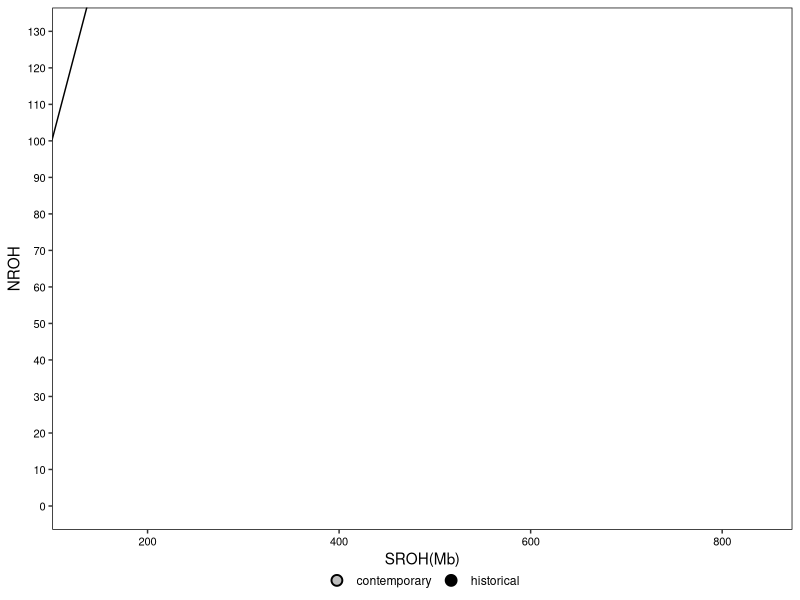
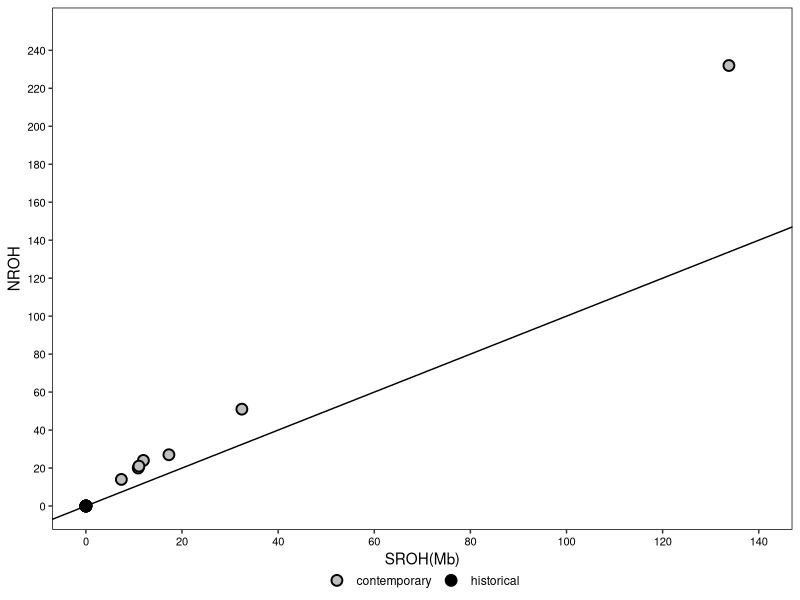
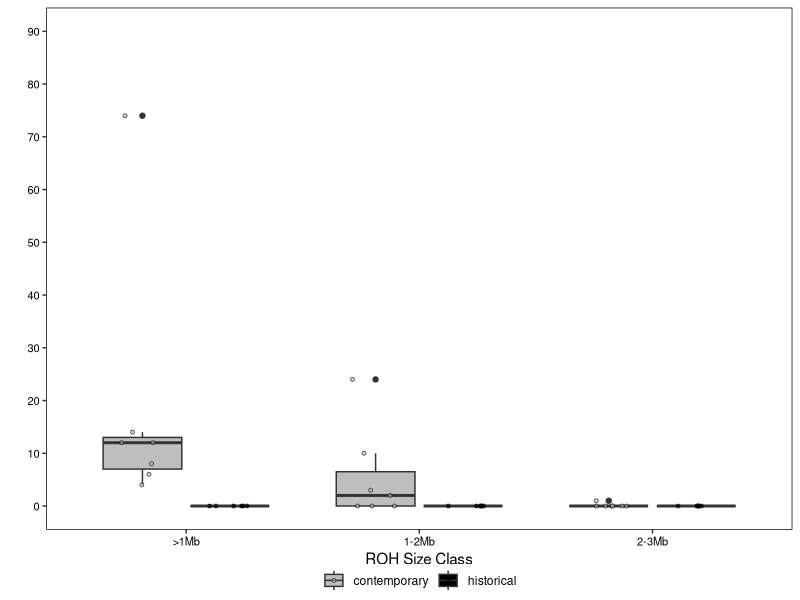

Here is the R script that generated these plots, in order:
## ---- chunk 1
knitr::opts_chunk$set(echo = TRUE)
## ---- chunk 2
knitr::opts_chunk$set(echo = TRUE)
library(ggplot2)
library(dplyr)
library(tidyr)
library(ggpubr)
library(reshape2)
## ---- chunk 3
setwd("/Users/abc6435/Desktop/KROH/data/roh")
het1_roh <- read.delim("plink_het1_ind.txt", header=FALSE, sep = " ")
het1_class <- read.delim("plink_het1.txt", header=FALSE, sep = " ")
het3_roh <- read.delim("plink_het3_ind.txt", header=FALSE, sep = " ")
het3_class <- read.delim("plink_het3.txt", header=FALSE, sep = " ")
## ---- chunk 4
#Het1
colnames(het1_roh) <- c("DROP", "DROP2", "ID", 
                        "DROP3", "NROH", "SROH",
                        "AVG", "DROP4")
het1_roh <- het1_roh[-1,c(3,5:7)]
rownames(het1_roh) <- NULL
het1_roh$POP <- "NA"
het1_roh[1:7,"POP"] <- "contemporary"
het1_roh[8:13,"POP"] <- "historical"
het1_roh[,2] <- as.numeric(het1_roh[,2])
het1_roh[,3] <- as.numeric(het1_roh[,3])
het1_roh[,4] <- as.numeric(het1_roh[,4])

#Het3
colnames(het3_roh) <- c("DROP", "DROP2", "ID", 
                        "DROP3", "NROH", "SROH",
                        "AVG", "DROP4")
het3_roh <- het3_roh[-1,c(3,5:7)]
rownames(het3_roh) <- NULL
het3_roh$POP <- "NA"
het3_roh[1:7,"POP"] <- "contemporary"
het3_roh[8:13,"POP"] <- "historical"
het3_roh[,2] <- as.numeric(het3_roh[,2])
het3_roh[,3] <- as.numeric(het3_roh[,3])
het3_roh[,4] <- as.numeric(het3_roh[,4])


#Het1  Class
het1_class <- het1_class[-1,c(2,10)]
colnames(het1_class) <- c("ID", "ROH_Kb")
het1_class$ROH_Mb <- as.numeric(het1_class$ROH_Kb)/1000

het1_0.5_1MB <- subset(het1_class, (ROH_Mb >= 0.5 & ROH_Mb<1.0))
het1_0.5_1MB$Class <- "<1Mb"

het1_1_2MB <- subset(het1_class, ROH_Mb>1.0)
het1_1_2MB$Class <- "1-2Mb"

het1_class <- rbind(het1_0.5_1MB, het1_1_2MB)[,c(1,4)]

het1_class <- het1_class %>%
  group_by(ID) %>%
  summarise(
    roh_0.5_1Mb = sum(Class == "<1Mb"),
    roh_1_2Mb = sum(Class == "1-2Mb")
    ) %>% as.data.frame()

hKIWA_het1 <- c("183195312","29779","383194","383202","383205","507264","507265")
hKIWA_df_het1 <- as.data.frame(cbind(as.numeric(hKIWA_het1), as.numeric(rep(0,7)), as.numeric(rep(0,7))))
colnames(hKIWA_df_het1) <- colnames(het1_class)

het1_class <- rbind(het1_class, hKIWA_df_het1)
het1_class$pop <- "NA"
het1_class[1:7,"pop"] <- "contemporary"
het1_class[8:13,"pop"] <- "historical"
colnames(het1_class) <- c("sample", ">1Mb", "1-2Mb", "pop")
het1_class <- melt(het1_class, id.vars=c("sample", "pop"), 
                   variable.name = "class", value.name = "nroh")


#Het3  Class
het3_class <- het3_class[-1,c(2,10)]
colnames(het3_class) <- c("ID", "ROH_Kb")
het3_class$ROH_Mb <- as.numeric(het3_class$ROH_Kb)/1000

het3_0.5_1MB <- subset(het3_class, (ROH_Mb >= 0.5 & ROH_Mb<1.0))
het3_0.5_1MB$Class <- "<1Mb"

het3_1_2MB <- subset(het3_class, (ROH_Mb>1.0 & ROH_Mb<2.0))
het3_1_2MB$Class <- "1-2Mb"

het3_2_3MB <- subset(het3_class, ROH_Mb>2.0)
het3_2_3MB$Class <- "2-3Mb"

het3_class <- rbind(het3_0.5_1MB, het3_1_2MB, het3_2_3MB)[,c(1,4)]

het3_class <- het3_class %>%
  group_by(ID) %>%
  summarise(
    roh_0.5_1Mb = sum(Class == "<1Mb"),
    roh_1_2Mb = sum(Class == "1-2Mb"), 
    roh_2_3Mb = sum(Class == "2-3Mb")
    ) %>% as.data.frame()

hKIWA_het3 <- c("29779","383194","383202","383205","507264","507265")
hKIWA_df_het3 <- as.data.frame(cbind(as.numeric(hKIWA_het3), 
                                     as.numeric(rep(0,6)), 
                                     as.numeric(rep(0,6)), 
                                     as.numeric(rep(0,6))))

colnames(hKIWA_df_het3) <- colnames(het3_class)

het3_class <- rbind(het3_class, hKIWA_df_het3)
het3_class$pop <- "NA"
het3_class[1:7,"pop"] <- "contemporary"
het3_class[8:13,"pop"] <- "historical"
colnames(het3_class) <- c("sample", ">1Mb", "1-2Mb", "2-3Mb","pop")
het3_class <- melt(het3_class, id.vars=c("sample", "pop"), 
                   variable.name = "class", value.name = "nroh")

## ---- chunk 5
#Het1
leg <- c("contemporary" = "gray","historical" = "black")
ggplot(het1_roh, aes(x=SROH/(1000), y=NROH)) + 
  geom_point(shape = 21, size = 3, 
             colour = "black", stroke = 1, aes(fill=POP)) +
  scale_fill_manual(values=alpha(leg, 1.0)) +
  xlab("SROH(Mb)") + 
  ylab("NROH") +
  scale_y_continuous(breaks = seq(0, 130, 10), limits = c(0,130)) +
  geom_abline(slope=1, intercept = 0) +
  theme(
    axis.text.x = element_text(size=8, color="black"),
    axis.text.y = element_text(size=8, color="black"),
    panel.background = element_blank(), 
    panel.grid.major = element_blank(), 
    panel.grid.minor = element_blank(),
    panel.border = element_rect(color = "black", fill=NA), 
    legend.key = element_blank(),
    legend.title = element_blank(),
    legend.position = "bottom",
    legend.margin = margin(0,0,0,0),
    legend.box.spacing = unit(0, "pt"))

#Het3
leg <- c("contemporary" = "gray","historical" = "black")
ggplot(het3_roh, aes(x=SROH/(1000), y=NROH)) + 
  geom_point(shape = 21, size = 3, 
             colour = "black", stroke = 1, aes(fill=POP)) +
  scale_fill_manual(values=alpha(leg, 1.0)) +
  xlab("SROH(Mb)") + 
  ylab("NROH") +
  scale_x_continuous(breaks = seq(0, 140, 20), limits = c(0,140)) +
  scale_y_continuous(breaks = seq(0, 250, 20), limits = c(0,250)) +
  geom_abline(slope=1, intercept = 0) +
  theme(
    axis.text.x = element_text(size=8, color="black"),
    axis.text.y = element_text(size=8, color="black"),
    panel.background = element_blank(), 
    panel.grid.major = element_blank(), 
    panel.grid.minor = element_blank(),
    panel.border = element_rect(color = "black", fill=NA), 
    legend.key = element_blank(),
    legend.title = element_blank(),
    legend.position = "bottom",
    legend.margin = margin(0,0,0,0),
    legend.box.spacing = unit(0, "pt"))
## ---- chunk 6
leg <- c("contemporary" = "gray","historical" = "black")
ggplot(het3_class, aes(x=class, y=nroh)) + 
  geom_boxplot(aes(fill=pop)) + 
  geom_jitter(position = position_jitterdodge(jitter.width=0.2),
              pch=21, size=1, stroke=0.5, alpha=0.6, aes(fill=pop)) +
  scale_fill_manual(values=leg) +
  xlab("ROH Size Class") + 
  ylab("") +
  scale_y_continuous(breaks = seq(0, 90, 10), limits = c(0,90)) +
  theme(
    axis.text.x = element_text(size=8, color="black"),
    axis.text.y = element_text(size=8, color="black"),
    panel.background = element_blank(), 
    panel.grid.major = element_blank(), 
    panel.grid.minor = element_blank(),
    panel.border = element_rect(color = "black", fill=NA), 
    legend.key = element_blank(),
    legend.title = element_blank(),
    legend.position = "bottom",
    legend.margin = margin(0,0,0,0),
    legend.box.spacing = unit(0, "pt"))

